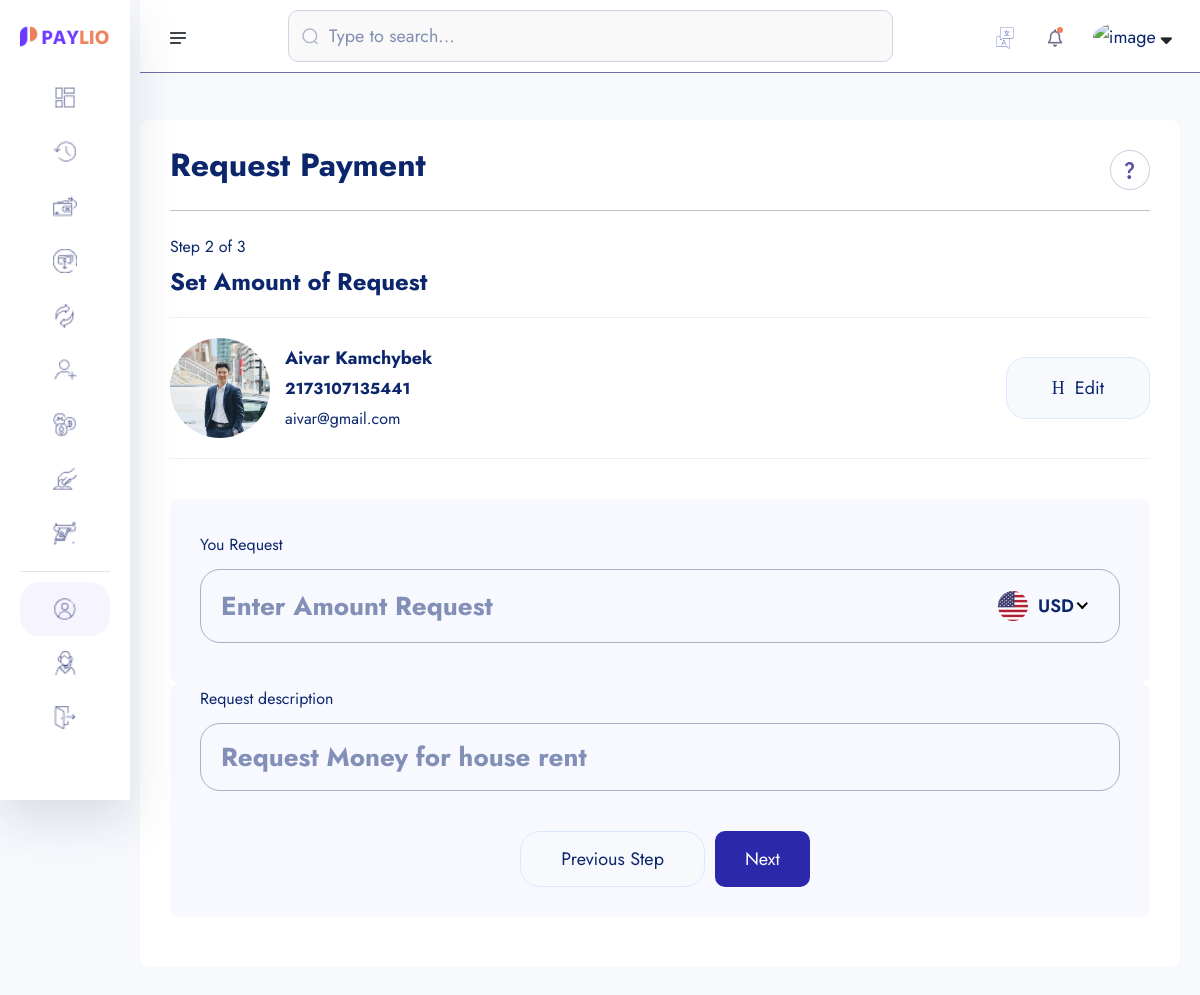
Screenshot of /amount-request/2173107135441 with the database file from the repository.
### account/models.py (models this page shows, shortened)
class Account(models.Model):
    id = models.UUIDField(primary_key=True, unique=True, default=uuid.uuid4, editable=False)
    user =  models.OneToOneField(User, on_delete=models.CASCADE)
    account_balance = models.DecimalField(max_digits=12, decimal_places=2, default=0.00) #123 345 789 102
    account_number = ShortUUIDField(unique=True,length=10, max_length=25, prefix="217", alphabet="1234567890") #2175893745837
    account_id = ShortUUIDField(unique=True,length=7, max_length=25, prefix="DEX", alphabet="1234567890") #2175893745837
    pin_number = ShortUUIDField(unique=True,length=4, max_length=7, alphabet="1234567890") #2737
    red_code = ShortUUIDField(unique=True,length=10, max_length=20, alphabet="abcdefgh1234567890") #2737
    account_status = models.CharField(max_length=100, choices=ACCOUNT_STATUS, default="in-active")
    date = models.DateTimeField(auto_now_add=True)
    kyc_submitted = models.BooleanField(default=False)
    kyc_confirmed = models.BooleanField(default=False)
    recommended_by = models.ForeignKey(User, on_delete=models.DO_NOTHING, blank=True, null=True, related_name="recommended_by")
    class Meta:
        ordering = ['-date']

class KYC(models.Model):
    id = models.UUIDField(primary_key=True, unique=True, default=uuid.uuid4, editable=False)
    user =  models.OneToOneField(User, on_delete=models.CASCADE)
    account =  models.OneToOneField(Account, on_delete=models.CASCADE, null=True, blank=True)
    full_name = models.CharField(max_length=1000)
    image = models.ImageField(upload_to="kyc", default="default.jpg")
    marrital_status = models.CharField(choices=MARITAL_STATUS, max_length=40)
    gender = models.CharField(choices=GENDER, max_length=40)
    identity_type = models.CharField(choices=IDENTITY_TYPE, max_length=140)
    identity_image = models.ImageField(upload_to="kyc", null=True, blank=True)
    date_of_birth = models.DateTimeField(auto_now_add=False)
    signature = models.ImageField(upload_to="kyc")
    nationality = models.CharField(max_length=100, null=True, blank=True)
    country = models.CharField(max_length=100)
    state = models.CharField(max_length=100)
    city = models.CharField(max_length=100)
    mobile = models.CharField(max_length=1000)
    fax = models.CharField(max_length=1000)
    date = models.DateTimeField(auto_now_add=True)

### userauths/models.py (models this page shows, shortened)
class User(AbstractUser):
    username = models.CharField(max_length=100)
    email = models.EmailField(unique=True)
    is_staff = models.BooleanField(default=False)
    is_superuser = models.BooleanField(default=False)
    USERNAME_FIELD = 'email'
    REQUIRED_FIELDS = ['username']

### core/payment_request.py (the view)
# urls.py: path("amount-request/<account_number>", payment_request.AmountRequest, name="amount-request"),
def AmountRequest(request, account_number):
    account = Account.objects.get(account_number=account_number)
    context = {
        "account": account,
    }
    return render(request, "payment_request/amount-request.html", context)

### templates/payment_request/amount-request.html (shortened to what this page needs)
{% extends "partials/dashboard-base.html" %}
{% load static %}
{% block content %}
{% load humanize %}
    <section class="dashboard-section body-collapse pay step step-2">
        <div class="overlay pt-120">
            <div class="container-fruid">
                <div class="main-content">
                    <div class="head-area d-flex align-items-center justify-content-between">
                        <h4>Request Payment</h4>
                        <div class="icon-area">
                            <img src="{% static 'assets1/images/icon/support-icon.png' %}" alt="icon">
                        </div>
                    </div>
                    <div class="choose-recipient">
                        <div class="step-area">
                            <span class="mdr">Step 2 of 3</span>
                            <h5>Set Amount of Request</h5>
                        </div>
                        <div class="user-select">
                            <div class="single-user">
                                <div class="left d-flex align-items-center">
                                    <div class="img-area">
                                        <img src="{{ account.user.kyc.image.url }}" style="width: 100px; height: 100px; border-radius: 50%; object-fit: cover;"  alt="image">
                                    </div>
                                    <div class="text-area">
                                        <p>{{ account.user.kyc.full_name|title }}</p>
                                        <span class="mdr"><b>{{ account.account_number }}</b></span> <br>
                                        <span class="mdr">{{ account.user.email }}</span>
                                    </div>
                                </div>
                                <div class="right">
                                    <a href="{% url 'core:search-account' %}">
                                        <i class="icon-h-edit"></i>
                                        Edit
                                    </a>
                                </div>
                            </div>
                        </div>
                    </div>
                    <form action="{% url 'core:amount-request-process' account.account_number %}" method="POST">
                        <div class="send-banance">
                            <span class="mdr">You Request</span>
                            <div class="input-area">
                                <input class="xxlr"  placeholder="Enter Amount Request" type="number" name = "amount-request" id = "amount-send">
                            </div>
                        </div>
                        <div class="send-banance pt-0 my-0">
                            <span class="mdr">Request description</span>
                            <div class="input-area">
                                <input class="xxlr" placeholder="Request Money for house rent" type="text" name = "description" >
                            </div>
                        <div class="footer-area mt-40">
                            <a href="{% url 'core:request-search-account' %}">Previous Step</a>
                            <button type="submit" style="padding: 10px 30px; border-radius: 10px; background: rgb(43, 41, 170); color: #ffff;" class="active">Next</button>
                        </div>
                    </form>
                </div>
            </div>
        </div>
    </section>
    {% endblock content %}

### rows the page displays
Account: user.kyc.image (picture), user.kyc.full_name "Aivar Kamchybek", account_number "2173107135441", user.email "aivar@gmail.com"
